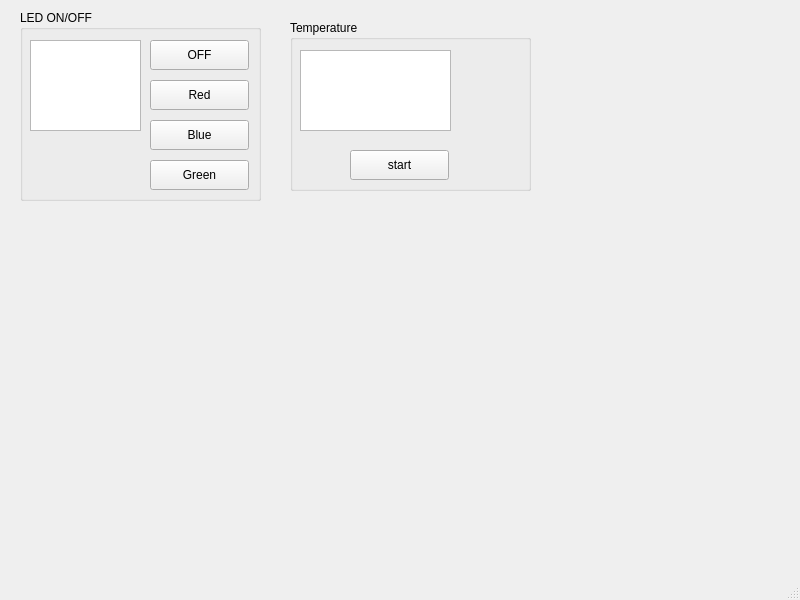
<?xml version="1.0" encoding="UTF-8"?>
<ui version="4.0">
 <class>MainWindow</class>
 <widget class="QMainWindow" name="MainWindow">
  <property name="geometry">
   <rect>
    <x>0</x>
    <y>0</y>
    <width>800</width>
    <height>600</height>
   </rect>
  </property>
  <property name="windowTitle">
   <string>MainWindow</string>
  </property>
  <widget class="QWidget" name="centralwidget">
   <widget class="QGroupBox" name="groupBox">
    <property name="geometry">
     <rect>
      <x>20</x>
      <y>10</y>
      <width>241</width>
      <height>191</height>
     </rect>
    </property>
    <property name="title">
     <string>LED ON/OFF</string>
    </property>
    <widget class="QPushButton" name="btnBlue">
     <property name="geometry">
      <rect>
       <x>130</x>
       <y>110</y>
       <width>99</width>
       <height>30</height>
      </rect>
     </property>
     <property name="text">
      <string>Blue</string>
     </property>
    </widget>
    <widget class="QPushButton" name="btnGreen">
     <property name="geometry">
      <rect>
       <x>130</x>
       <y>150</y>
       <width>99</width>
       <height>30</height>
      </rect>
     </property>
     <property name="text">
      <string>Green</string>
     </property>
    </widget>
    <widget class="QPushButton" name="btnRed">
     <property name="geometry">
      <rect>
       <x>130</x>
       <y>70</y>
       <width>99</width>
       <height>30</height>
      </rect>
     </property>
     <property name="text">
      <string>Red</string>
     </property>
    </widget>
    <widget class="QTextEdit" name="textEdit">
     <property name="geometry">
      <rect>
       <x>10</x>
       <y>30</y>
       <width>111</width>
       <height>91</height>
      </rect>
     </property>
    </widget>
    <widget class="QPushButton" name="btnOff">
     <property name="geometry">
      <rect>
       <x>130</x>
       <y>30</y>
       <width>99</width>
       <height>30</height>
      </rect>
     </property>
     <property name="text">
      <string>OFF</string>
     </property>
    </widget>
   </widget>
   <widget class="QGroupBox" name="groupBox_2">
    <property name="geometry">
     <rect>
      <x>290</x>
      <y>20</y>
      <width>241</width>
      <height>171</height>
     </rect>
    </property>
    <property name="title">
     <string>Temperature</string>
    </property>
    <widget class="QTextEdit" name="textEdit_2">
     <property name="geometry">
      <rect>
       <x>10</x>
       <y>30</y>
       <width>151</width>
       <height>81</height>
      </rect>
     </property>
    </widget>
    <widget class="QPushButton" name="btnTemp">
     <property name="geometry">
      <rect>
       <x>60</x>
       <y>130</y>
       <width>99</width>
       <height>30</height>
      </rect>
     </property>
     <property name="text">
      <string>start</string>
     </property>
    </widget>
   </widget>
  </widget>
  <widget class="QMenuBar" name="menubar">
   <property name="geometry">
    <rect>
     <x>0</x>
     <y>0</y>
     <width>800</width>
     <height>28</height>
    </rect>
   </property>
  </widget>
  <widget class="QStatusBar" name="statusbar"/>
 </widget>
 <resources/>
 <connections>
  <connection>
   <sender>btnBlue</sender>
   <signal>clicked()</signal>
   <receiver>MainWindow</receiver>
   <slot>blue_on()</slot>
   <hints>
    <hint type="sourcelabel">
     <x>165</x>
     <y>162</y>
    </hint>
    <hint type="destinationlabel">
     <x>333</x>
     <y>159</y>
    </hint>
   </hints>
  </connection>
  <connection>
   <sender>btnGreen</sender>
   <signal>clicked()</signal>
   <receiver>MainWindow</receiver>
   <slot>green_on()</slot>
   <hints>
    <hint type="sourcelabel">
     <x>223</x>
     <y>209</y>
    </hint>
    <hint type="destinationlabel">
     <x>344</x>
     <y>207</y>
    </hint>
   </hints>
  </connection>
  <connection>
   <sender>btnOff</sender>
   <signal>clicked()</signal>
   <receiver>MainWindow</receiver>
   <slot>led_off()</slot>
   <hints>
    <hint type="sourcelabel">
     <x>171</x>
     <y>79</y>
    </hint>
    <hint type="destinationlabel">
     <x>305</x>
     <y>66</y>
    </hint>
   </hints>
  </connection>
  <connection>
   <sender>btnRed</sender>
   <signal>clicked()</signal>
   <receiver>MainWindow</receiver>
   <slot>red_on()</slot>
   <hints>
    <hint type="sourcelabel">
     <x>232</x>
     <y>117</y>
    </hint>
    <hint type="destinationlabel">
     <x>336</x>
     <y>112</y>
    </hint>
   </hints>
  </connection>
  <connection>
   <sender>btnTemp</sender>
   <signal>clicked()</signal>
   <receiver>MainWindow</receiver>
   <slot>dht_start()</slot>
   <hints>
    <hint type="sourcelabel">
     <x>430</x>
     <y>188</y>
    </hint>
    <hint type="destinationlabel">
     <x>540</x>
     <y>196</y>
    </hint>
   </hints>
  </connection>
 </connections>
 <slots>
  <slot>red_on()</slot>
  <slot>blue_on()</slot>
  <slot>green_on()</slot>
  <slot>led_off()</slot>
  <slot>dht_start()</slot>
 </slots>
</ui>
